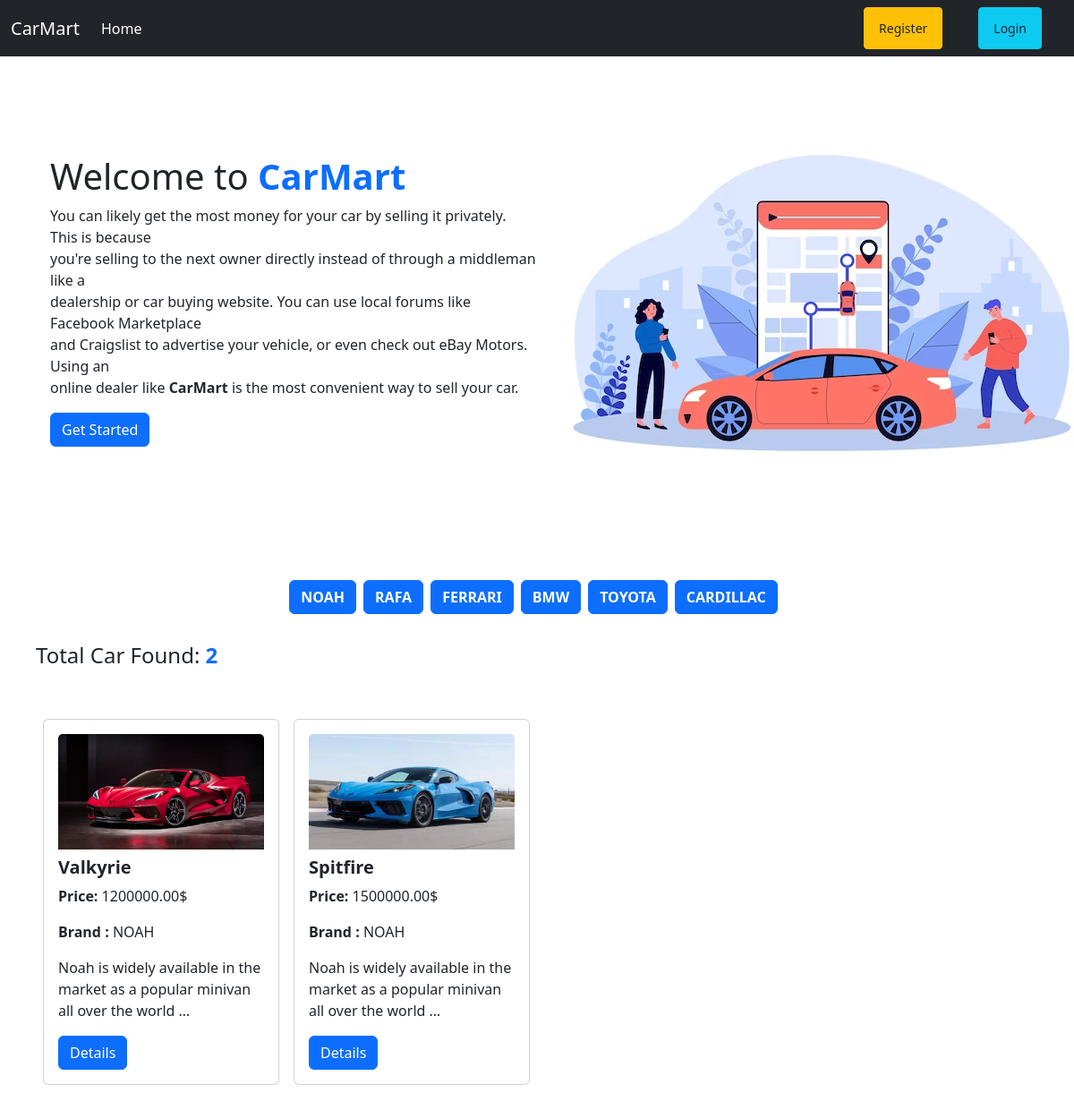
The app's page /brand/noah with its own data.
### brand/models.py (models this page shows)
class Brand(models.Model):
    name = models.CharField(max_length=255)
    slug = models.SlugField(max_length=100, unique=True, null=True, blank=True)
    def __str__(self):
        return self.name

### car/models.py (models this page shows, shortened)
class Car(models.Model):
    brand = models.ForeignKey(Brand, on_delete=models.CASCADE)
    name = models.CharField(max_length=255)
    description = models.TextField()
    image = models.ImageField(upload_to="car/media/uploads/", blank=True, null=True)
    quantity = models.IntegerField(default=0)
    price = models.DecimalField(max_digits=10, decimal_places=2)

### carSales/views.py (the view)
# urls.py: 2. Add a URL to urlpatterns:  path('', views.home, name='home')
def home(request, brand_slug=None):
    car = Car.objects.all()
    if brand_slug is not None:
        brand = Brand.objects.get(slug=brand_slug)
        car = Car.objects.filter(brand=brand)
    brand = Brand.objects.all()
    return render(request, "home.html", {"car": car, "brand": brand})

### templates/home.html
{% extends 'base.html' %} {% load static %} {% block content %}
<div class="d-flex flex-wrap px-2 py-3 m-5 align-items-center">
  <div class="col-6">
    <h1>Welcome to <b class="text-primary"> CarMart</b></h1>
    <p>
      You can likely get the most money for your car by selling it privately.
      This is because <br />you're selling to the next owner directly instead of
      through a middleman like a <br />
      dealership or car buying website. You can use local forums like Facebook
      Marketplace <br />
      and Craigslist to advertise your vehicle, or even check out eBay Motors.
      Using an <br />
      online dealer like <b>CarMart</b> is the most convenient way to sell your
      car.
    </p>
    <button class="btn btn-primary">Get Started</button>
  </div>
  <div class="col-6">
    <img class="" src="{% static 'car1.avif' %}" alt="image" />
  </div>
</div>
<div class="d-flex flex-wrap justify-content-center p-4">
  <div class="bg-white p-3">
    <div class="d-flex">
      {% for br in brand %}
      <a
        href="{% url 'brand_wise_car' br.slug %}"
        class="text-decoration-none btn btn-primary me-2 fw-bold"
        >{{br.name}}</a
      >
      {% endfor %}
    </div>
  </div>
  <div class="p-3">
    <h4>Total Car Found: <b class="text-primary">{{car | length }}</b></h4>
    <div class="d-flex flex-wrap pt-5">
      {% for c in car %}
      <div class="col-3">
        <div class="card mx-2" >
          <div class="card-body">
            <img src="{{c.image.url}}" class="card-img-top" alt="image" />
            <h5 class="card-title mt-2">
              <a href="" class="text-decoration-none text-dark fw-bold">{{c.name}}</a>
            </h5>
            <p><b>Price:</b> {{c.price}}$</p>
            <p><b>Brand :</b> {{c.brand}}</p>
            <p>{{c.description|truncatewords:15}}</p>
            <a class="btn btn-primary text-decoration-none" href={% url 'details_car' c.id %}>Details</a>
          </div>
        </div>
      </div>
      {% endfor%}
    </div>
  </div>
</div>
{% endblock %}

### records on screen
Brand: name "NOAH"
Brand: name "RAFA"
Brand: name "FERRARI"
Brand: name "BMW"
Brand: name "TOYOTA"
Brand: name "CARDILLAC"
Car: image (picture), name "Valkyrie", price "1200000.00", brand "NOAH", description "Noah is widely available in the market as a popular minivan all over the world …"
Car: image (picture), name "Spitfire", price "1500000.00", brand "NOAH", description "Noah is widely available in the market as a popular minivan all over the world …"

### other values on screen
{{ car | length }} "2"
